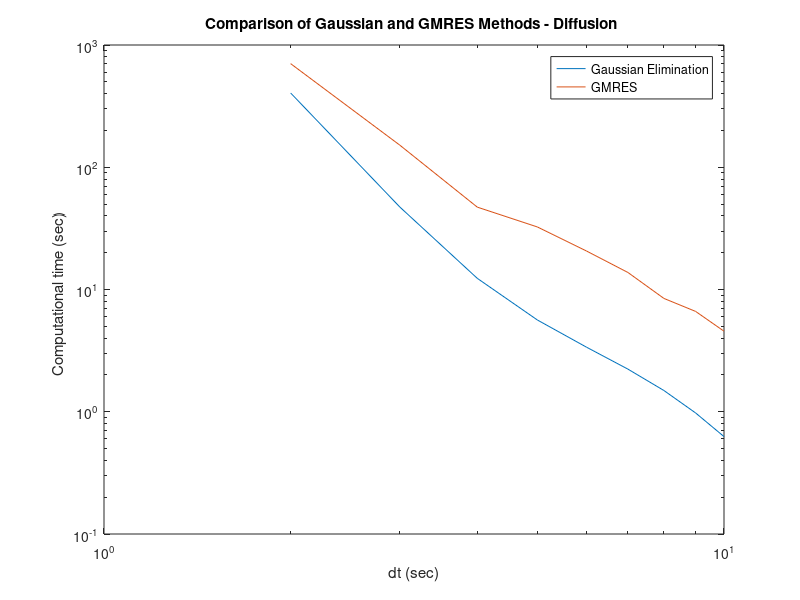
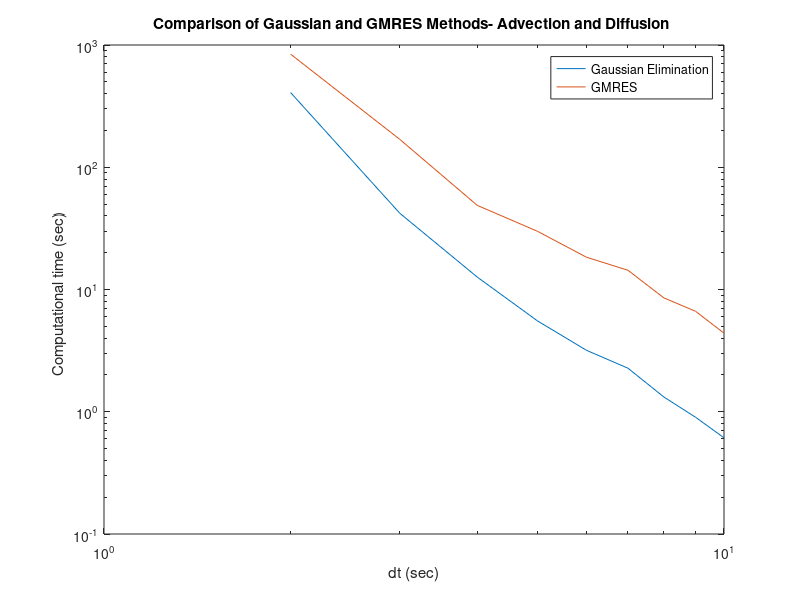

Write MATLAB code to recreate these figures, in order.
%This program  will generate two log-log scale plot of computational time 
%for Gaussian Elimination and Generalized Minimal Residuals methods
% in the case of diffusion and advection -diffusion transport process.

close all;

% time step size
dt = (10:-1:2);

% Case 1: Diffusion

% computational time for Gusssian elimination method for dt= 2 to 10 (sec)
GA = [0.626416;0.977405;1.49206;2.231077;3.376283;5.632207;12.342089;47.287197;405.016099];

% computational time for Generalized Minimal Residuals method for dt= 2 to 10 (sec)
GM = [4.559691;6.617917;8.453158;13.775442;20.655613;32.481544;47.189187;151.617111;703.864164];

figure(1)
loglog(dt', GA)
hold on
loglog(dt', GM)
hold off
xlabel('dt')
ylabel('Computational time (sec)  ')
xlabel('dt (sec)')
legend('Gaussian Elimination' ,'GMRES')
title ('Comparison of Gaussian and GMRES Methods - Diffusion ')

% 

% Case 1: Diffusion and advection (vx = 3e-3 cm/s and vz =0)

% computational time for Gusssian elimination method for dt= 2 to 10 (sec)
GA = [0.612292;0.901113;1.31957;2.271031;3.182209;5.544346;12.633138;42.025024;407.829903];

% computational time for Generalized Minimal Residuals method for dt= 2 to 10 (sec)
GM = [4.39463;6.628201;8.536424;14.366456;18.373707;29.962961;48.765408;169.073177;841.177749];

figure(2)
loglog(dt', GA)
hold on
loglog(dt', GM)
xlabel('dt')
ylabel('Computational time (sec)  ')
xlabel('dt (sec)')
legend('Gaussian Elimination' ,'GMRES')
title ('Comparison of Gaussian and GMRES Methods- Advection and Diffusion ')
